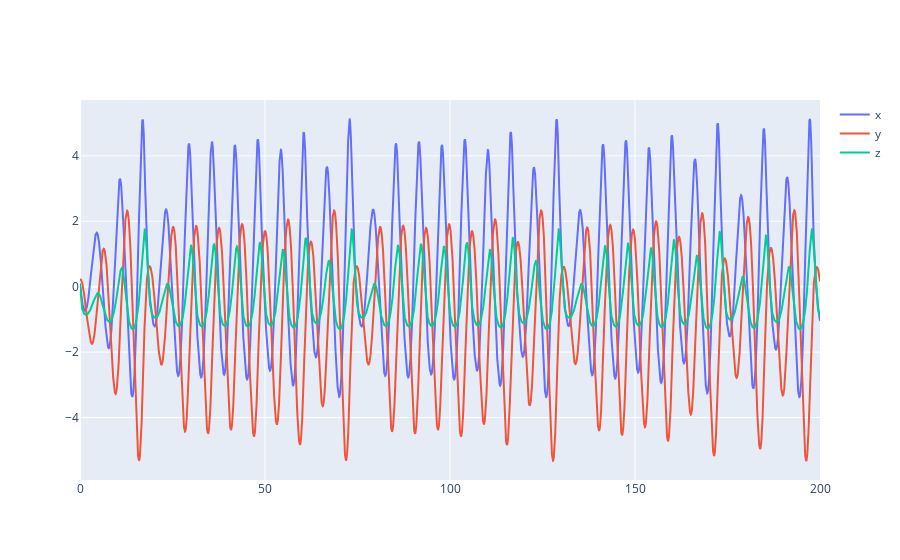

Notebook code for this chart:
### Code cell
import plotly.graph_objects as go

fig = go.Figure()
fig.add_trace(go.Scatter(x=t, y=x[0,:],
                    mode='lines',
                    name='x'))
fig.add_trace(go.Scatter(x=t, y=x[1,:],
                    mode='lines',
                    name='y'))
fig.add_trace(go.Scatter(x=t, y=x[2,:],
                    mode='lines', name='z'))

fig.show()

### Figure 1 — Plotly figure (JSON) as saved in the notebook; plotly's stock layout.template omitted (floating-point values rounded to 4 significant figures; data arrays with more than 128 entries replaced by an {"elided": "..."} marker saying what was removed)
{"data": [{"mode": "lines", "name": "x", "type": "scatter", "x": {"elided": "20001 float values"}, "y": {"elided": "20001 float values"}}, {"mode": "lines", "name": "y", "type": "scatter", "x": {"elided": "20001 float values"}, "y": {"elided": "20001 float values"}}, {"mode": "lines", "name": "z", "type": "scatter", "x": {"elided": "20001 float values"}, "y": {"elided": "20001 float values"}}], "layout": {}}
